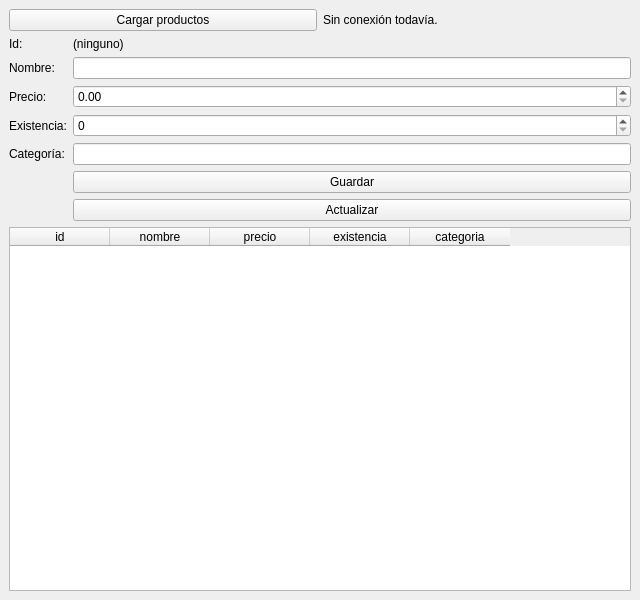
<?xml version="1.0" encoding="UTF-8"?>
<ui version="4.0">
 <class>MainWindow</class>
 <widget class="QMainWindow" name="MainWindow">
  <property name="geometry">
   <rect>
    <x>0</x>
    <y>0</y>
    <width>640</width>
    <height>600</height>
   </rect>
  </property>
  <property name="windowTitle">
   <string>Inventario</string>
  </property>
  <widget class="QWidget" name="centralwidget">
   <layout class="QVBoxLayout" name="verticalLayout">
    <item>
     <layout class="QHBoxLayout" name="horizontalLayout">
      <item>
       <widget class="QPushButton" name="botonCargar">
        <property name="text">
         <string>Cargar productos</string>
        </property>
       </widget>
      </item>
      <item>
       <widget class="QLabel" name="etiquetaEstado">
        <property name="text">
         <string>Sin conexión todavía.</string>
        </property>
       </widget>
      </item>
     </layout>
    </item>
    <item>
     <layout class="QFormLayout" name="formLayout">
      <item row="0" column="0">
       <widget class="QLabel" name="etiquetaId">
        <property name="text">
         <string>Id:</string>
        </property>
       </widget>
      </item>
      <item row="0" column="1">
       <widget class="QLabel" name="etiquetaIdValor">
        <property name="text">
         <string>(ninguno)</string>
        </property>
       </widget>
      </item>
      <item row="1" column="0">
       <widget class="QLabel" name="etiquetaNombre">
        <property name="text">
         <string>Nombre:</string>
        </property>
       </widget>
      </item>
      <item row="1" column="1">
       <widget class="QLineEdit" name="entradaNombre"/>
      </item>
      <item row="2" column="0">
       <widget class="QLabel" name="etiquetaPrecio">
        <property name="text">
         <string>Precio:</string>
        </property>
       </widget>
      </item>
      <item row="2" column="1">
       <widget class="QDoubleSpinBox" name="spinPrecio">
        <property name="maximum">
         <double>100000.000000000000000</double>
        </property>
       </widget>
      </item>
      <item row="3" column="0">
       <widget class="QLabel" name="etiquetaExistencia">
        <property name="text">
         <string>Existencia:</string>
        </property>
       </widget>
      </item>
      <item row="3" column="1">
       <widget class="QSpinBox" name="spinExistencia">
        <property name="maximum">
         <number>100000</number>
        </property>
       </widget>
      </item>
      <item row="4" column="0">
       <widget class="QLabel" name="etiquetaCategoria">
        <property name="text">
         <string>Categoría:</string>
        </property>
       </widget>
      </item>
      <item row="4" column="1">
       <widget class="QLineEdit" name="entradaCategoria"/>
      </item>
      <item row="5" column="1">
       <widget class="QPushButton" name="botonGuardar">
        <property name="text">
         <string>Guardar</string>
        </property>
       </widget>
      </item>
      <item row="6" column="1">
       <widget class="QPushButton" name="botonActualizar">
        <property name="text">
         <string>Actualizar</string>
        </property>
       </widget>
      </item>
     </layout>
    </item>
    <item>
     <widget class="QTableWidget" name="tablaProductos">
      <column>
       <property name="text">
        <string>id</string>
       </property>
      </column>
      <column>
       <property name="text">
        <string>nombre</string>
       </property>
      </column>
      <column>
       <property name="text">
        <string>precio</string>
       </property>
      </column>
      <column>
       <property name="text">
        <string>existencia</string>
       </property>
      </column>
      <column>
       <property name="text">
        <string>categoria</string>
       </property>
      </column>
     </widget>
    </item>
   </layout>
  </widget>
 </widget>
 <resources/>
 <connections/>
</ui>
